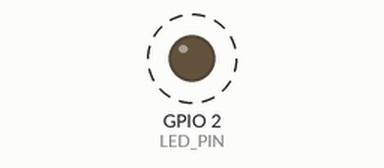
Recording of a program running on a simulated ESP8266 (NodeMCU). On the bench: output pins drawn as LEDs (lit = HIGH). Dashed ring = blinking. WiFi joins after 1.5 s; servers stay silent unless stated; uploads are accepted with an empty reply; not simulated (calls return 0 or success): secrets.h; what the program prints to the serial monitor is not drawn.

Above: at 2.0 s.
Timing chart, 0 to 4.5 s (numbered marks = the images above):
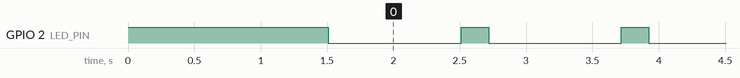

The program:

main.cpp
```cpp
#include <Arduino.h>
#include <ESP8266WiFi.h>
#include <ESP8266HTTPClient.h>
#include <WiFiClient.h>
#include <ESP8266Ping.h>
#include "secrets.h"

// --- Configuration ---
// The IP address of your laptop running the CTRLNET server (e.g., 192.168.1.100)
const char* ctrlnet_server = "http://192.168.1.100:8000/api/scan";

// Scan configurations
const int SUBNET_PREFIX = 192;
const int SUBNET_SECOND = 168;
const int SUBNET_THIRD = 1;  // Typically 1 or 0 for home networks (e.g., 192.168.1.X)
const unsigned long SCAN_INTERVAL_MS = 60000; // Wait 60 seconds between full network sweeps

// Hardware Pins
const int LED_PIN = 2; // Blue LED

void notifyCtrlnetServer(String targetIp);

void setup() {
  Serial.begin(115200);
  pinMode(LED_PIN, OUTPUT);
  digitalWrite(LED_PIN, HIGH); // LED off

  Serial.println("\n\n--- CTRLNET AUTONOMOUS SCOUT INITIALIZING ---");
  Serial.print("Connecting to WiFi: ");
  Serial.println(ssid);

  WiFi.begin(ssid, password);

  while (WiFi.status() != WL_CONNECTED) {
    delay(500);
    Serial.print(".");
  }

  Serial.println("\nWiFi connected!");
  Serial.print("Scout IP address: ");
  Serial.println(WiFi.localIP());
  Serial.println("Scout is ready. Beginning autonomous network sweeps...\n");
}

void loop() {
  if (WiFi.status() == WL_CONNECTED) {
    Serial.println("[*] Starting sweep of 192.168." + String(SUBNET_THIRD) + ".X...");

    // Sweep the local subnet from 1 to 254
    for (int i = 1; i < 255; i++) {
      // Don't scan ourselves
      if (WiFi.localIP()[3] == i) continue;

      IPAddress target(SUBNET_PREFIX, SUBNET_SECOND, SUBNET_THIRD, i);

      // Blink LED quickly while scanning
      digitalWrite(LED_PIN, LOW);
      bool success = Ping.ping(target, 1); // 1 ping attempt per IP for speed
      digitalWrite(LED_PIN, HIGH);

      if (success) {
        Serial.print("[+] Discovered active device at: ");
        Serial.println(target.toString());

        // Notify laptop server to run deep analysis
        notifyCtrlnetServer(target.toString());
      }

      // Tiny delay to avoid watchdog resets
      yield();
    }

    Serial.println("[*] Sweep complete. Sleeping before next sweep...");
  } else {
    Serial.println("[!] Error: WiFi disconnected. Attempting to reconnect...");
    WiFi.reconnect();
  }

  // Wait before next full network sweep
  delay(SCAN_INTERVAL_MS);
}

void notifyCtrlnetServer(String targetIp) {
  WiFiClient client;
  HTTPClient http;

  // Construct the URL to hit the laptop's CTRLNET API
  String url = String(ctrlnet_server) + "?target=" + targetIp;

  Serial.print("    -> Dispatching target to CTRLNET engine: ");
  Serial.println(url);

  http.begin(client, url);
  http.addHeader("Content-Type", "application/json");

  int httpResponseCode = http.POST("{}");

  if (httpResponseCode > 0) {
    Serial.print("    -> Laptop acknowledged (HTTP ");
    Serial.print(httpResponseCode);
    Serial.println("). Deep scan initiated.");
  } else {
    Serial.print("    -> [ERROR] Failed to reach laptop server. Error code: ");
    Serial.println(httpResponseCode);
  }

  http.end();
}
```

Measured:
- by itself, GPIO 2 (LED_PIN): alternates HIGH for 0.21 s and LOW for 1.0 s
